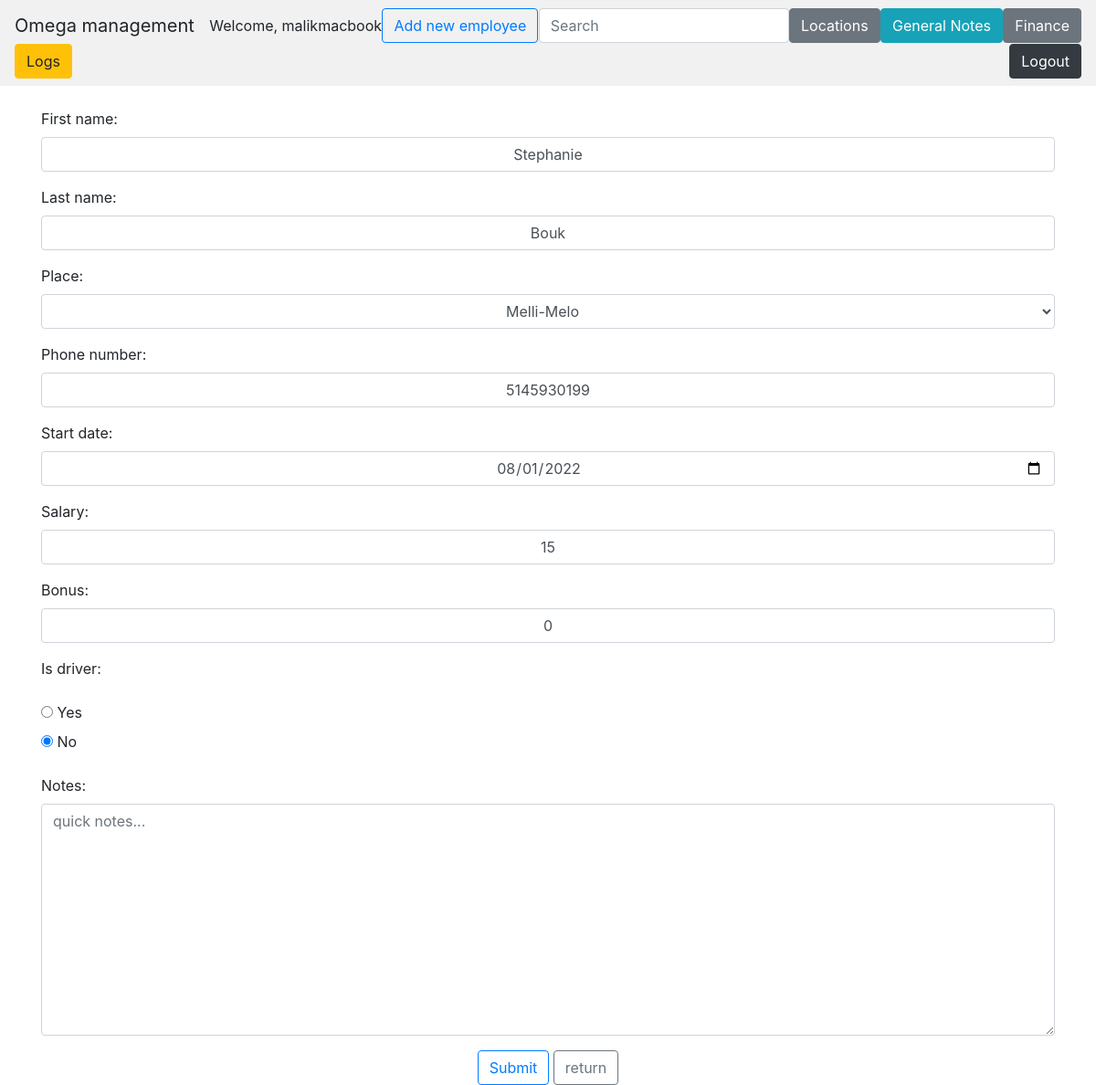
The page /employee_management/edit_employee/106 (signed in) on the database its author committed.
### employee_management/models.py (models this page shows, shortened)
class EmployeeBaseInformation(models.Model):
    first_name = models.CharField(max_length=100)
    last_name = models.CharField(max_length=100)
    place = models.ForeignKey(
        LocationForWorking, on_delete=models.CASCADE, db_constraint=False, null=True
    )
    phone_number = models.IntegerField(null=True)
    start_date = models.DateField(null=True)
    salary = models.IntegerField(null=True)
    bonus = models.IntegerField(null=True)
    is_driver = models.BooleanField(null=True)
    notes = models.CharField(max_length=500, blank=True, null=True)

### employee_management/views.py (the view, shortened to what this page needs)
# urls.py: path("edit_employee/<employee_id>", views.edit_employee, name="edit-employee"),
@login_required(login_url=LOGIN_URL)
def edit_employee(request, employee_id):
    specific_employee = EmployeeBaseInformation.objects.get(pk=employee_id)
    form = EmployeeBaseInformationForm(request.POST or None, instance=specific_employee)
    return render(
        request,
        "employee_management/form.html",
        {"employee": specific_employee, "form": form},
    )

### employee_management/models.py (called while the page is built)
    def __str__(self):
        return f"{self.location_name}"

### employee_management/templates/employee_management/form.html (shortened to what this page needs)
{% extends "employee_management/base.html" %}
{% block content %}
<br>
<div class="container">
    <form action="" method="post">
        {{form.as_p}}
        <div class="col text-center">
            <input class="btn btn-outline-primary" type="submit">
            <a href="/employee_management">
                <input type="button" class="btn btn-outline-secondary" value="return">
            </a>
        </div>
    </form>
</div>
{% endblock %}

### employee_management/templates/employee_management/base.html (shortened to what this page needs)
<!DOCTYPE html>
<html lang="en">
<head>
    <link rel="stylesheet" href="https://cdn.jsdelivr.net/npm/bootstrap@4.3.1/dist/css/bootstrap.min.css"
>
    <link rel="stylesheet" href="https://cdnjs.cloudflare.com/ajax/libs/twitter-bootstrap/4.1.1/css/bootstrap.css">
    <link rel="stylesheet" href="https://cdn.datatables.net/1.10.19/css/dataTables.bootstrap4.min.css">
    <link rel="stylesheet" href="https://cdn.datatables.net/buttons/1.5.2/css/buttons.bootstrap4.min.css">
    <link rel="stylesheet" href="https://cdn.datatables.net/responsive/2.2.3/css/responsive.bootstrap4.min.css">
</head>
<body>
    <nav class="navbar navbar-light justify-content-between sticky-top" style="background-color: #f1f1f1">
        <a class="navbar-brand">Omega management</a>
        {% if user.is_authenticated %}
        <div class="nav-item">
            <a>Welcome, {{user.username}}</a>
        </div>
        {% endif %}
        <a href="/employee_management/submit">
            <input type="button" class="btn btn-outline-primary text-center" value="Add new employee">
        </a>
        <form class="form-inline">
            <input id='myInput' onkeyup='searchTable()' type='text' placeholder="Search" class="form-control">
        </form>
        <a href="/employee_management/locations">
            <input type="button" class="btn btn-secondary text-center" value="Locations">
        </a>
        <a class="btn btn-info" href="/employee_management/view_general_notes">
            General Notes
        </a>
        <a class="btn btn-secondary" href="/contract_management">
            Finance
        </a>
        <div class="nav-item">
            <a class="btn btn-warning" href="/employee_management/view_logs">Logs</a>
        </div>
        <div class="nav-item">
            <a class="btn btn-dark" href="/employee_management/logout">Logout</a>
        </div>
    </nav>
    <div>
        {% block content %} {% endblock %}
    </div>
</body>
</html>

### rows shown on the page
EmployeeBaseInformation: first_name "Stephanie", last_name "Bouk", place "Melli-Melo", phone_number "5145930199", start_date "08/01/2022", salary "15", bonus "0", is_driver "☐ Yes ☑ No"

### other values the page prints
{{ user.username }} "malikmacbook"
